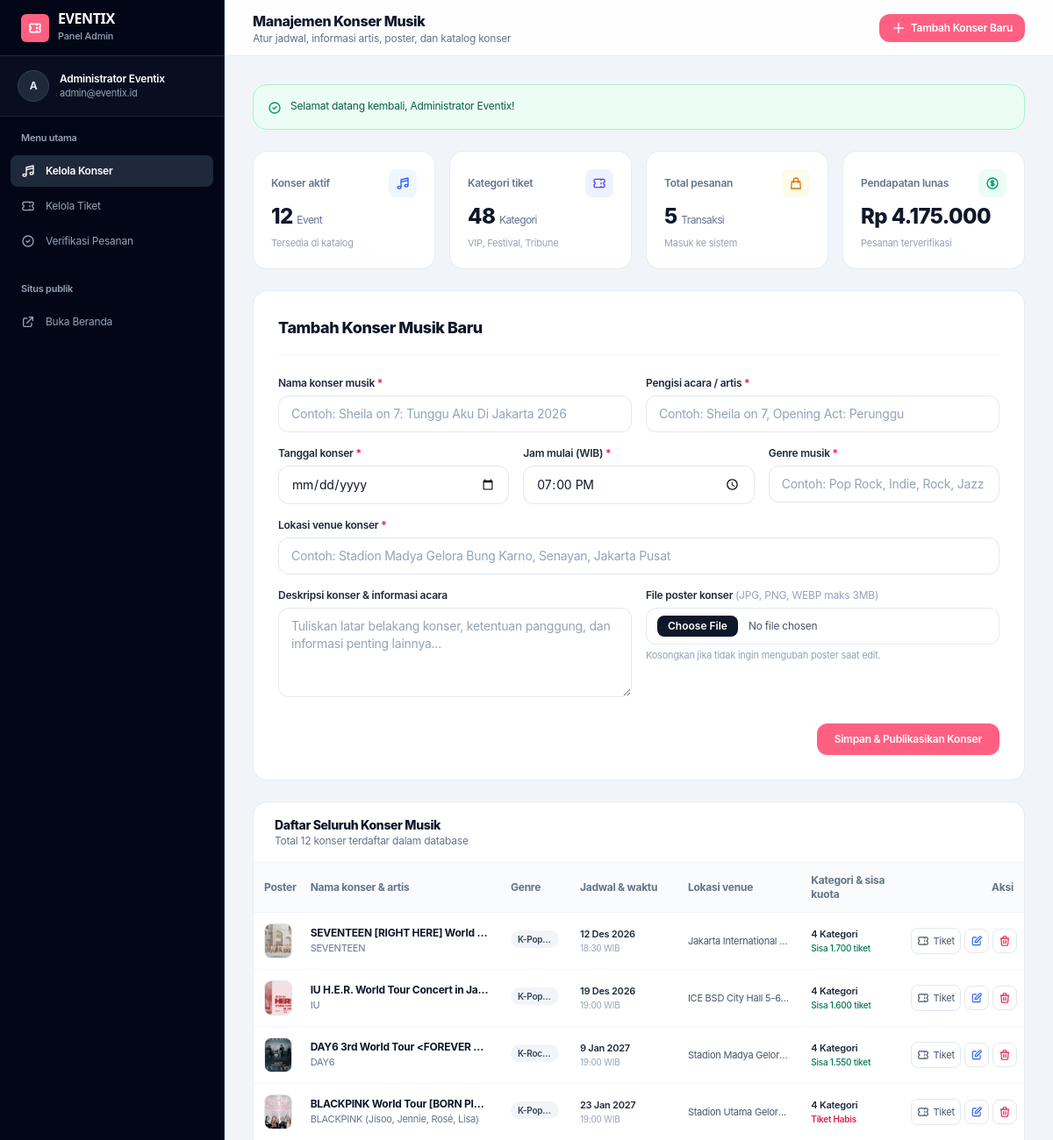
/admin/index.php (signed in, upper part), run on an earlier commit of the app's database.
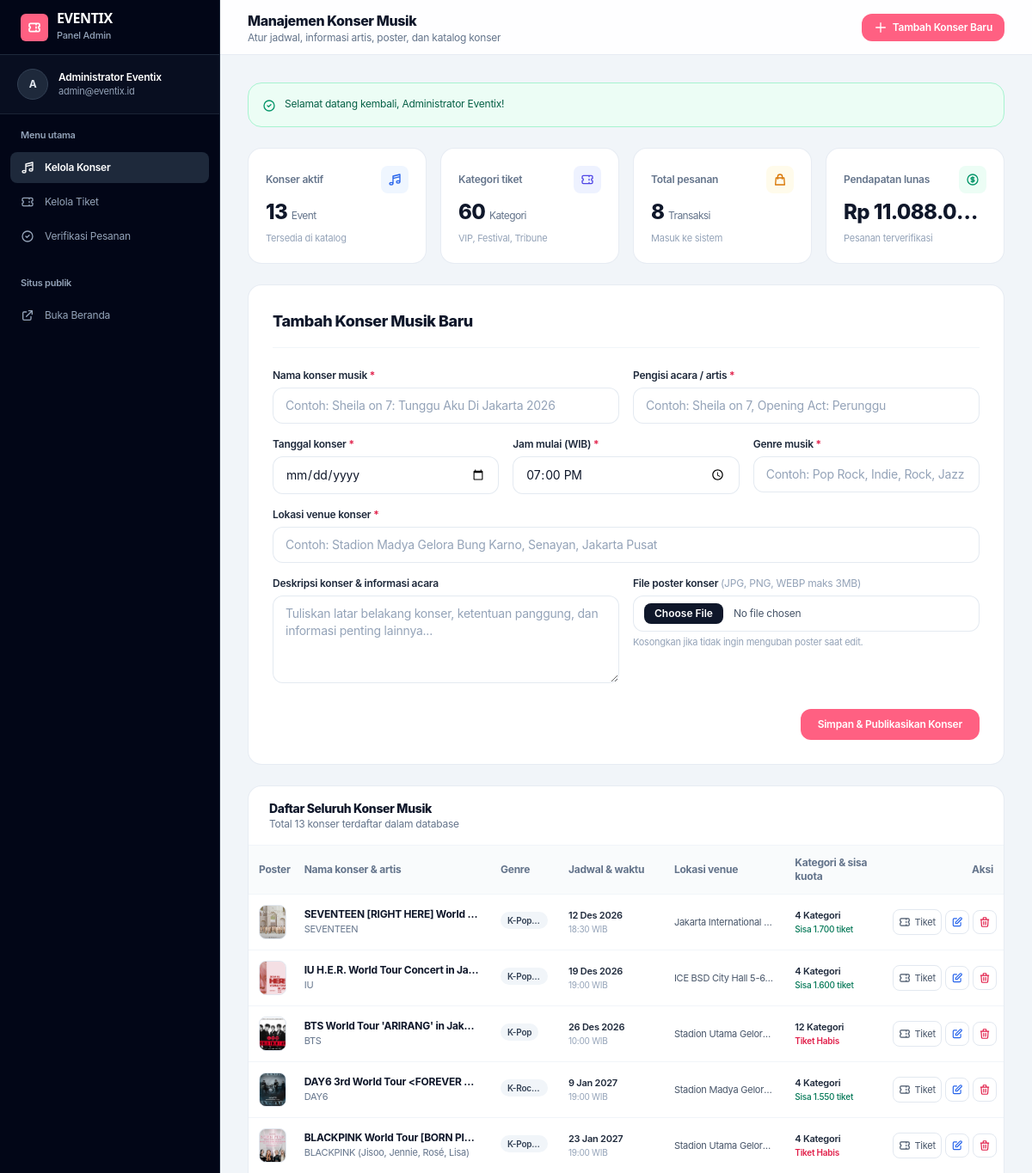
And on a later commit of the database.
### tables this page shows
CREATE TABLE `konser` (
  `id_event` int(11) NOT NULL,
  `daftar_lagu` text DEFAULT NULL,
  `genre_musik` varchar(100) NOT NULL,
  PRIMARY KEY (`id_event`),
  CONSTRAINT `fk_konser_event` FOREIGN KEY (`id_event`) REFERENCES `event` (`id_event`) ON DELETE CASCADE
);

CREATE TABLE `event` (
  `id_event` int(11) NOT NULL AUTO_INCREMENT,
  `venue` varchar(150) NOT NULL,
  `nama_event` varchar(150) NOT NULL,
  `tanggal_event` date NOT NULL,
  `jam_event` time NOT NULL,
  `pengisi_acara` varchar(255) NOT NULL,
  `deskripsi` text DEFAULT NULL,
  `poster` varchar(255) DEFAULT NULL,
  `created_at` timestamp NULL DEFAULT current_timestamp(),
  PRIMARY KEY (`id_event`)
);

### admin/index.php (the view, shortened to what the changed rows need)
<?php
require_once __DIR__ . '/../config/app.php';
$editEvent = null;
try {
    $totalKonser = (int)$pdo->query("SELECT COUNT(*) FROM event")->fetchColumn();
    $totalTiketKategori = (int)$pdo->query("SELECT COUNT(*) FROM tiket")->fetchColumn();
    $totalPesanan = (int)$pdo->query("SELECT COUNT(*) FROM pesanan")->fetchColumn();
    $totalPendapatan = (float)$pdo->query("SELECT COALESCE(SUM(harga), 0) FROM pesanan WHERE status = 'lunas'")->fetchColumn();
    $sqlConcerts = "SELECT
                        e.*,
                        k.genre_musik,
                        k.daftar_lagu,
                        COUNT(t.id_tiket) AS total_kategori,
                        COALESCE(SUM(t.kuota_tersedia), 0) AS total_kuota,
                        COALESCE(MIN(t.harga), 0) AS harga_terendah
                    FROM event e
                    LEFT JOIN konser k ON e.id_event = k.id_event
                    LEFT JOIN tiket t ON e.id_event = t.id_event
                    GROUP BY e.id_event
                    ORDER BY e.tanggal_event ASC";
    $concerts = $pdo->query($sqlConcerts)->fetchAll(PDO::FETCH_ASSOC);
} catch (PDOException $e) {
    error_log("[Admin Index Error] " . $e->getMessage());
    $totalKonser = 0;
    $totalTiketKategori = 0;
    $totalPesanan = 0;
    $totalPendapatan = 0;
    $concerts = [];
}
?>
<!DOCTYPE html>
<html lang="id" class="h-full">
<head>
    <script src="https://cdn.tailwindcss.com"></script>
    <link rel="stylesheet" href="<?= asset('css/style.css') ?>">
</head>
<body class="h-full flex bg-slate-100 text-slate-900 antialiased">
    <div class="flex-1 flex flex-col min-w-0 overflow-y-auto">
        <header class="h-16 bg-white/90 backdrop-blur-md border-b border-slate-200/80 px-4 sm:px-6 lg:px-8 flex items-center justify-between shrink-0 sticky top-0 z-30 gap-3">
            <div class="flex items-center gap-3 min-w-0">
                <div class="min-w-0">
                    <h1 class="text-sm sm:text-base font-extrabold text-slate-900 tracking-tight truncate">Manajemen Konser Musik</h1>
                </div>
            </div>
        </header>
        <main class="p-4 sm:p-6 lg:p-8 space-y-6 max-w-7xl w-full mx-auto">
            <div class="grid grid-cols-1 sm:grid-cols-2 lg:grid-cols-4 gap-4">
                <div class="bg-white p-5 rounded-2xl border border-slate-200/80 shadow-2xs space-y-1.5">
                    <div class="flex items-center justify-between text-slate-500">
                        <span class="text-xs font-semibold">Konser aktif</span>
                        <div class="w-8 h-8 rounded-lg bg-blue-50 text-blue-600 flex items-center justify-center">
                        </div>
                    </div>
                    <div class="text-2xl font-extrabold text-slate-900 tracking-tight">
                        <?= $totalKonser ?> <span class="text-xs font-normal text-slate-500">Event</span>
                    </div>
                    <p class="text-[11px] text-slate-400">Tersedia di katalog</p>
                </div>
                <div class="bg-white p-5 rounded-2xl border border-slate-200/80 shadow-2xs space-y-1.5">
                    <div class="flex items-center justify-between text-slate-500">
                        <span class="text-xs font-semibold">Kategori tiket</span>
                        <div class="w-8 h-8 rounded-lg bg-indigo-50 text-indigo-600 flex items-center justify-center">
                        </div>
                    </div>
                    <div class="text-2xl font-extrabold text-slate-900 tracking-tight">
                        <?= $totalTiketKategori ?> <span class="text-xs font-normal text-slate-500">Kategori</span>
                    </div>
                    <p class="text-[11px] text-slate-400">VIP, Festival, Tribune</p>
                </div>
                <div class="bg-white p-5 rounded-2xl border border-slate-200/80 shadow-2xs space-y-1.5">
                    <div class="flex items-center justify-between text-slate-500">
                        <span class="text-xs font-semibold">Total pesanan</span>
                        <div class="w-8 h-8 rounded-lg bg-amber-50 text-amber-600 flex items-center justify-center">
                        </div>
                    </div>
                    <div class="text-2xl font-extrabold text-slate-900 tracking-tight">
                        <?= $totalPesanan ?> <span class="text-xs font-normal text-slate-500">Transaksi</span>
                    </div>
                    <p class="text-[11px] text-slate-400">Masuk ke sistem</p>
                </div>
                <div class="bg-white p-5 rounded-2xl border border-slate-200/80 shadow-2xs space-y-1.5">
                    <div class="flex items-center justify-between text-slate-500">
                        <span class="text-xs font-semibold">Pendapatan lunas</span>
                        <div class="w-8 h-8 rounded-lg bg-emerald-50 text-emerald-600 flex items-center justify-center">
                        </div>
                    </div>
                    <div class="text-2xl font-extrabold text-slate-900 tracking-tight truncate" title="<?= formatRupiah($totalPendapatan) ?>">
                        <?= formatRupiah($totalPendapatan) ?>
                    </div>
                    <p class="text-[11px] text-slate-400">Pesanan terverifikasi</p>
                </div>
            </div>
            <div id="form-konser" class="bg-white rounded-2xl p-6 sm:p-7 border border-slate-200/80 shadow-2xs space-y-6">
                <div class="flex items-center justify-between border-b border-slate-100 pb-4">
                    <div>
                        <h2 class="text-base sm:text-lg font-extrabold text-slate-900 tracking-tight">
                            <?= $editEvent ? 'Edit Data Konser: ' . htmlspecialchars($editEvent['nama_event'], ENT_QUOTES, 'UTF-8') : 'Tambah Konser Musik Baru' ?>
                        </h2>
                    </div>
                </div>
            </div>
            <div class="bg-white rounded-2xl border border-slate-200/80 shadow-2xs overflow-hidden">
                <div class="px-5 sm:px-6 py-4 border-b border-slate-100 flex items-center justify-between">
                    <div>
                        <h3 class="text-sm font-extrabold text-slate-900 tracking-tight">Daftar Seluruh Konser Musik</h3>
                        <p class="text-xs text-slate-500">Total <?= count($concerts) ?> konser terdaftar dalam database</p>
                    </div>
                </div>
                <div class="w-full overflow-x-auto lg:overflow-hidden">
                    <table class="w-full min-w-[720px] lg:min-w-0 lg:table-fixed text-left border-collapse text-xs">
                        <thead>
                            <tr class="bg-slate-50/80 border-b border-slate-100 text-slate-500 font-semibold">
                                <th class="py-3 px-3 w-[6%] text-center">Poster</th>
                                <th class="py-3 px-3 w-[26%]">Nama konser & artis</th>
                                <th class="py-3 px-3 w-[9%]">Genre</th>
                                <th class="py-3 px-3 w-[14%]">Jadwal & waktu</th>
                                <th class="py-3 px-3 w-[16%]">Lokasi venue</th>
                                <th class="py-3 px-3 w-[13%]">Kategori & sisa kuota</th>
                                <th class="py-3 px-3 w-[16%] text-right">Aksi</th>
                            </tr>
                        </thead>
                        <tbody class="divide-y divide-slate-100">
                            <?php if (empty($concerts)): ?>
                                <tr>
                                    <td colspan="7" class="py-10 text-center text-slate-400 italic">Belum ada data konser di sistem.</td>
                                </tr>
                            <?php else: ?>
                                <?php
                                $bulanPendek = [1=>'Jan','Feb','Mar','Apr','Mei','Jun','Jul','Agu','Sep','Okt','Nov','Des'];
                                foreach ($concerts as $c):
                                    $idC = (int)$c['id_event'];
                                    $tEvent = strtotime($c['tanggal_event']);
                                    $tglEventStr = $tEvent ? (date('j', $tEvent) . ' ' . ($bulanPendek[(int)date('n', $tEvent)] ?? date('M', $tEvent)) . ' ' . date('Y', $tEvent)) : '-';
                                    $jamEventStr = !empty($c['jam_event']) ? substr($c['jam_event'], 0, 5) : '19:00';
                                ?>
                                    <tr class="hover:bg-slate-50/70 transition-colors">
                                        <td class="py-3 px-3 text-center align-middle">
                                            <div class="w-8 h-10 mx-auto rounded-lg overflow-hidden bg-slate-100 border border-slate-200 shrink-0">
                                                <img src="<?= asset('uploads/posters/' . ($c['poster'] ?? 'default.jpg')) ?>"
                                                     alt="Poster"
                                                     class="w-full h-full object-cover"
                                                     onerror="this.src='<?= asset('uploads/posters/default.jpg') ?>'">
                                            </div>
                                        </td>
                                        <td class="py-3 px-3 align-middle">
                                            <span class="font-bold text-slate-900 block truncate leading-snug" title="<?= htmlspecialchars($c['nama_event'], ENT_QUOTES, 'UTF-8') ?>">
                                                <?= htmlspecialchars($c['nama_event'], ENT_QUOTES, 'UTF-8') ?>
                                            </span>
                                            <span class="text-[11px] text-slate-500 block truncate" title="<?= htmlspecialchars($c['pengisi_acara'], ENT_QUOTES, 'UTF-8') ?>">
                                                <?= htmlspecialchars($c['pengisi_acara'], ENT_QUOTES, 'UTF-8') ?>
                                            </span>
                                        </td>
                                        <td class="py-3 px-3 align-middle">
                                            <span class="inline-block px-2 py-0.5 rounded-full text-[10px] font-semibold bg-slate-100 text-slate-700 truncate max-w-full">
                                                <?= htmlspecialchars($c['genre_musik'] ?? '-', ENT_QUOTES, 'UTF-8') ?>
                                            </span>
                                        </td>
                                        <td class="py-3 px-3 align-middle whitespace-nowrap">
                                            <span class="font-semibold text-slate-800 block text-[11px]"><?= $tglEventStr ?></span>
                                            <span class="text-[10px] text-slate-400 block"><?= $jamEventStr ?> WIB</span>
                                        </td>
                                        <td class="py-3 px-3 align-middle">
                                            <span class="truncate block text-slate-600 text-[11px]" title="<?= htmlspecialchars($c['venue'], ENT_QUOTES, 'UTF-8') ?>">
                                                <?= htmlspecialchars($c['venue'], ENT_QUOTES, 'UTF-8') ?>
                                            </span>
                                        </td>
                                        <td class="py-3 px-3 align-middle whitespace-nowrap">
                                            <span class="text-slate-800 font-semibold block text-[11px]">
                                                <?= $c['total_kategori'] ?> Kategori
                                            </span>
                                            <span class="text-[10px] <?= $c['total_kuota'] > 0 ? 'text-emerald-700 font-medium' : 'text-rose-600 font-semibold' ?> block">
                                                <?= $c['total_kuota'] > 0 ? 'Sisa ' . number_format($c['total_kuota'], 0, ',', '.') . ' tiket' : 'Tiket Habis' ?>
                                            </span>
                                        </td>
                                        <td class="py-3 px-3 text-right align-middle whitespace-nowrap">
                                            <div class="inline-flex items-center justify-end gap-1">
                                                <a href="<?= url('admin/tickets.php?id_event=' . $idC) ?>"
                                                   class="p-1.5 rounded-lg border border-slate-200 text-slate-600 hover:text-slate-900 hover:bg-slate-100 transition-colors inline-flex items-center gap-1 text-[11px]"
                                                   title="Kelola Tiket">
                                                    <svg class="w-3.5 h-3.5" fill="none" stroke="currentColor" viewBox="0 0 24 24">
                                                        <path stroke-linecap="round" stroke-linejoin="round" stroke-width="2" d="M15 5v2m0 4v2m0 4v2M5 5a2 2 0 00-2 2v3a2 2 0 110 4v3a2 2 0 002 2h14a2 2 0 002-2v-3a2 2 0 110-4V7a2 2 0 00-2-2H5z" />
                                                    </svg>
                                                    <span class="hidden sm:inline">Tiket</span>
                                                </a>
                                                <a href="<?= url('admin/index.php?edit=' . $idC . '#form-konser') ?>"
                                                   class="p-1.5 rounded-lg border border-slate-200 text-blue-600 hover:bg-blue-50 transition-colors"
                                                   title="Edit Konser">
                                                    <svg class="w-3.5 h-3.5" fill="none" stroke="currentColor" viewBox="0 0 24 24">
                                                        <path stroke-linecap="round" stroke-linejoin="round" stroke-width="2" d="M11 5H6a2 2 0 00-2 2v11a2 2 0 002 2h11a2 2 0 002-2v-5m-1.414-9.414a2 2 0 112.828 2.828L11.828 15H9v-2.828l8.586-8.586z" />
                                                    </svg>
                                                </a>
                                                <form action="<?= url('actions/admin_event_delete.php') ?>"
                                                      method="POST"
                                                      class="inline-block"
                                                      onsubmit="return confirm('Apakah Anda yakin ingin menghapus konser ini?');">
                                                    <button type="submit"
                                                            class="p-1.5 rounded-lg border border-slate-200 text-rose-600 hover:bg-rose-50 transition-colors"
                                                            title="Hapus Konser">
                                                        <svg class="w-3.5 h-3.5" fill="none" stroke="currentColor" viewBox="0 0 24 24">
                                                            <path stroke-linecap="round" stroke-linejoin="round" stroke-width="2" d="M19 7l-.867 12.142A2 2 0 0116.138 21H7.862a2 2 0 01-1.995-1.858L5 7m5 4v6m4-6v6m1-10V4a1 1 0 00-1-1h-4a1 1 0 00-1 1v3M4 7h16" />
                                                        </svg>
                                                    </button>
                                                </form>
                                            </div>
                                        </td>
                                    </tr>
                                <?php endforeach; ?>
                            <?php endif; ?>
                        </tbody>
                    </table>
                </div>
            </div>
        </main>
    </div>
</body>
</html>

What changed in the data, as far as the page shows it:
added konser: id_event.poster (picture), id_event.nama_event "BTS World Tour 'ARIRANG' in Jak…", id_event.pengisi_acara "BTS", genre_musik "K-Pop", id_event.tanggal_event "26 Des 2026", id_event.jam_event "10:00", id_event.venue "Stadion Utama Gelor…", total_kategori "12", shows "Tiket Habis"
Also different on the page:
$totalKonser: "12" → "13"
$totalTiketKategori: "48" → "60"
$totalPesanan: "5" → "8"
formatRupiah($totalPendapatan): "Rp 4.175.000" → "Rp 11.088.0…"
count($concerts): "12" → "13"
